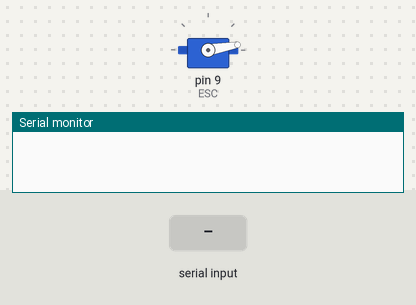
Simulated run of this sketch. Board: Arduino Uno, built with avr-gcc and run on an emulated ATmega328P. Parts: servo, the last lines printed to the serial monitor. The test bench sets the inputs (shaded band).

Above: at 6.2 s.
6.3 s: "90,45\n" received over Serial
At 6.8 s:
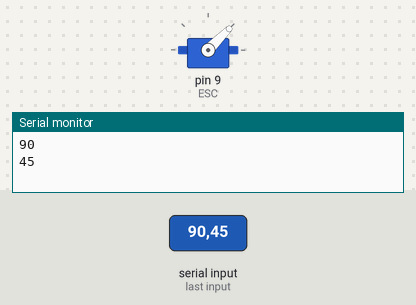
8.8 s: "30,150\n" received over Serial
At 9.6 s:
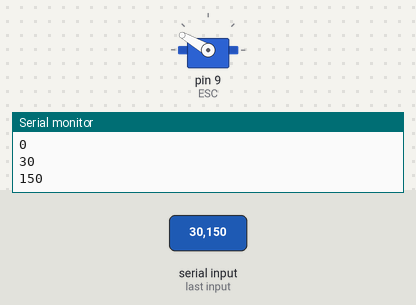
11.3 s: "200\n" received over Serial
At 11.8 s:
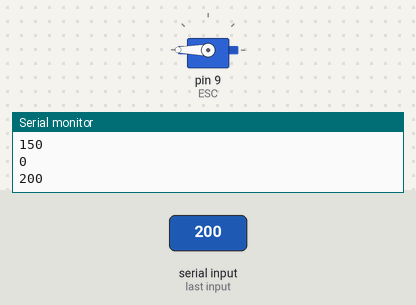
13.8 s: "90\n" received over Serial
At 14.6 s:
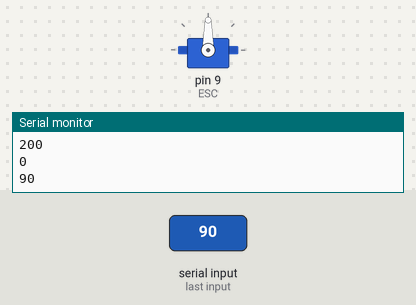
Timing chart, 0 to 16.8 s (numbered marks = the images above; inputs shaded):
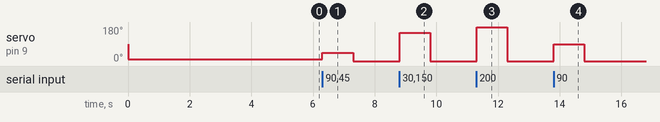

Measured:
- after the input at 6.3 s, servo on pin 9 (ESC): 10° → 45° at once, → 0° 1.0 s later
- after the input at 8.8 s, servo on pin 9 (ESC): 0° → 150° at once, → 0° 1.0 s later
- after the input at 11.3 s, servo on pin 9 (ESC): 0° → 180° at once, → 0° 1.0 s later
- after the input at 13.8 s, servo on pin 9 (ESC): 0° → 90° at once, → 0° 1.0 s later

The sketch:

New_bag_deployment.ino
```cpp
#include<Servo.h>


Servo ESC;
int speed;


void setup() {
  // put your setup code here, to run once:
  Serial.begin(9600);
  ESC.attach(9);
  delay(1);
  ESC.write(10);
  delay(5000);
}


void loop() {
//   put your main code here, to run repeatedly:
  while(Serial.available() > 0)
  {
    speed = Serial.parseInt();
    Serial.println(speed);
    ESC.write(speed);//45 limit
  }
}
```
